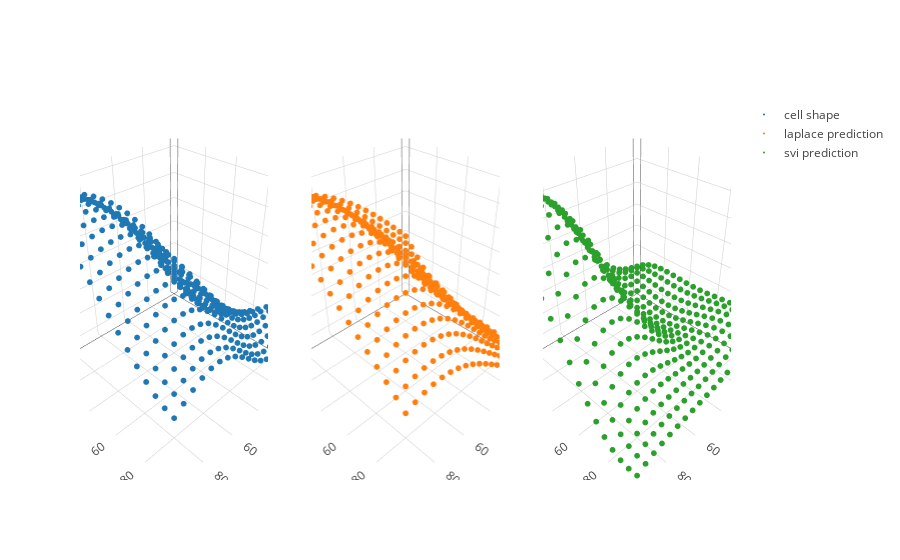

Notebook code cell kept with this figure:
### Code cell
trace_lppred = go.Scatter3d(x = X[:,0], y = X[:,1], z=inf_lp.f_pred, mode = 'markers', marker=dict(size = 2,), name = "laplace prediction")
trace_svipred = go.Scatter3d(x = X[:,0], y = X[:,1], z=inf_svi.predict(), mode = 'markers', marker=dict(size = 2,), name = "svi prediction")
fig = tools.make_subplots(rows=1, cols=3, specs=[[{'is_3d': True}, {'is_3d': True}, {'is_3d': True}]])
fig.append_trace(trace_func, 1, 1)
fig.append_trace(trace_lppred, 1, 2)
fig.append_trace(trace_svipred, 1, 3)
iplot(fig)

### Figure 1 — Plotly figure (JSON) as saved in the notebook; plotly's stock layout.template omitted (floating-point values rounded to 4 significant figures; data arrays with more than 128 entries replaced by an {"elided": "..."} marker saying what was removed)
{"data": [{"marker": {"size": 2}, "mode": "markers", "name": "cell shape", "scene": "scene1", "type": "scatter3d", "x": {"elided": "400 int values"}, "y": {"elided": "400 int values"}, "z": {"elided": "400 float values"}}, {"marker": {"size": 2}, "mode": "markers", "name": "laplace prediction", "scene": "scene2", "type": "scatter3d", "x": {"elided": "400 int values"}, "y": {"elided": "400 int values"}, "z": {"elided": "400 float values"}}, {"marker": {"size": 2}, "mode": "markers", "name": "svi prediction", "scene": "scene3", "type": "scatter3d", "x": {"elided": "400 int values"}, "y": {"elided": "400 int values"}, "z": {"elided": "400 float values"}}], "layout": {"scene1": {"domain": {"x": [0, 0.2889], "y": [0, 1]}}, "scene2": {"domain": {"x": [0.3556, 0.6444], "y": [0, 1]}}, "scene3": {"domain": {"x": [0.7111, 1], "y": [0, 1]}}}}
